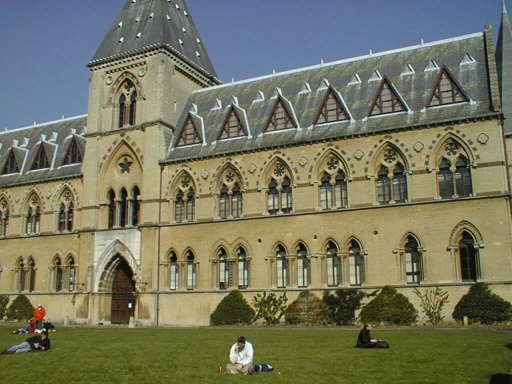
#> input picture Problem_Set_3/data/library1.jpg, 512 x 384 px
$ python main.py
#> lines starting #> are read from the running program, lines starting #| are printed output that depends on the picture
from PIL import Image
import numpy as np
import matplotlib.pyplot as plt
import scipy
import scipy.linalg
# [15 lines left out: function visualize_matches, not called in this run]

def normalize_points(pts):
    # Normalize points
    # 1. calculate mean and std
    # 2. build a transformation matrix
    # :return normalized_pts: normalized points
    # :return T: transformation matrix from original to normalized points
    print("using normalized points......")
    mean=np.mean(pts,axis=0)
    std=np.std(pts)
    scale=np.sqrt(2)/std
    tx,ty=-scale*mean[0], -scale*mean[1]
    T = np.array([
        [scale, 0, tx],
        [0, scale, ty],
        [0, 0, 1]
    ])
    N = pts.shape[0]
    pts_homo = np.hstack((pts, np.ones((N, 1))))
    normalized_homo = (T @ pts_homo.T).T
    normalized_pts = normalized_homo[:, :2]
    return normalized_pts, T

def fit_fundamental(matches):
    # Calculate fundamental matrix from ground truth matches
    # 1. (normalize points if necessary)
    # 2. (x2, y2, 1) * F * (x1, y1, 1)^T = 0 -> AX = 0
    # X = (f_11, f_12, ..., f_33)
    # build A(N x 9) from matches(N x 4) according to Eight-Point Algorithm
    # 3. use SVD (np.linalg.svd) to decomposite the matrix
    # 4. take the smallest eigen vector(9, ) as F(3 x 3)
    # 5. use SVD to decomposite F, set the smallest eigenvalue as 0, and recalculate F
    # 6. Report your fundamental matrix results

    # 归一化
    N=len(matches)
    A=np.zeros((N,9))
    points1=matches[:,:2]
    points2=matches[:,2:]
    norm_points1,T1=normalize_points(points1)
    norm_points2,T2=normalize_points(points2)
    for i in range(N):
        x1,y1=norm_points1[i]
        x2,y2=norm_points2[i]
        A[i]=[x2 * x1, x2 * y1, x2, y2 * x1, y2 * y1, y2, x1, y1, 1]
    _,_,V=np.linalg.svd(A)
    F = V[-1].reshape(3, 3)
    U,S,Vt = np.linalg.svd(F)
    S[2] = 0
    F_rank2 = U @ np.diag(S) @ Vt
    F = T2.T @ F_rank2 @ T1
    """
    # 不加normalization
    N=len(matches)
    A=np.zeros((N,9))
    points1=matches[:,:2]
    points2=matches[:,2:]
    for i in range(N):
        x1,y1=points1[i]
        x2,y2=points2[i]
        A[i]=[x2 * x1, x2 * y1, x2, y2 * x1, y2 * y1, y2, x1, y1, 1]
    _,_,V=scipy.linalg.svd(A)
    F = V[-1].reshape(3, 3)
    U,S,Vt = np.linalg.svd(F)
    S[2] = 0
    F_rank2 = U @ np.diag(S) @ Vt
    F=F_rank2
    """
    return F

def visualize_fundamental(matches, F, I1, I2):
    # Visualize the fundamental matrix in image 2
    N = len(matches)
    M = np.c_[matches[:,0:2], np.ones((N,1))].transpose()
    L1 = np.matmul(F, M).transpose() # transform points from
    # the first image to get epipolar lines in the second image

    # find points on epipolar lines L closest to matches(:,3:4)
    l = np.sqrt(L1[:,0]**2 + L1[:,1]**2)
    L = np.divide(L1, np.kron(np.ones((3,1)), l).transpose())   # rescale the line
    pt_line_dist = np.multiply(L, np.c_[matches[:, 2:4], np.ones((N, 1))]).sum(axis = 1)
    closest_pt = matches[:, 2:4] - np.multiply(L[:, 0:2],np.kron(np.ones((2, 1)), pt_line_dist).transpose())

    # find endpoints of segment on epipolar line (for display purposes)
    pt1 = closest_pt - np.c_[L[:,1], -L[:,0]] * 10    # offset from the closest point is 10 pixels
    pt2 = closest_pt + np.c_[L[:,1], -L[:,0]] * 10

    # display points and segments of corresponding epipolar lines
    fig, ax = plt.subplots()
    ax.set_aspect('equal')
    ax.imshow(np.array(I2).astype(np.uint8))
    ax.plot(matches[:, 2],matches[:, 3],  '+r')
    ax.plot([matches[:, 2], closest_pt[:, 0]],[matches[:, 3], closest_pt[:, 1]], 'r')
    ax.plot([pt1[:, 0], pt2[:, 0]],[pt1[:, 1], pt2[:, 1]], 'g')
    plt.show()

def evaluate_fundamental(matches, F):
    N = len(matches)
    points1, points2 = matches[:, :2], matches[:, 2:]
    points1_homogeneous = np.concatenate([points1, np.ones((N, 1))], axis=1)
    points2_homogeneous = np.concatenate([points2, np.ones((N, 1))], axis=1)
    product = np.dot(np.dot(points2_homogeneous, F), points1_homogeneous.T)
    diag = np.diag(product)
    residual = np.mean(diag ** 2)
    return residual

## Task 0: Load data and visualize
## load images and match files for the first example
## matches[:, :2] is a point in the first image
## matches[:, 2:] is a corresponding point in the second image

library_image1 = Image.open('data/library1.jpg')
#> library_image1 is the input picture: PIL image 512x384 RGB; mean R, G, B 116.2, 117.4, 94.6
library_image2 = Image.open('data/library2.jpg')
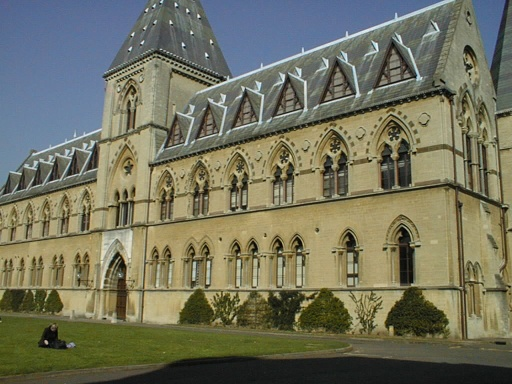
#> input picture Problem_Set_3/data/library2.jpg, 512 x 384 px
#> library_image2 is the input picture: PIL image 512x384 RGB; mean R, G, B 114.3, 114.3, 93.7
library_matches = np.loadtxt('data/library_matches.txt')

lab_image1 = Image.open('data/lab1.jpg')
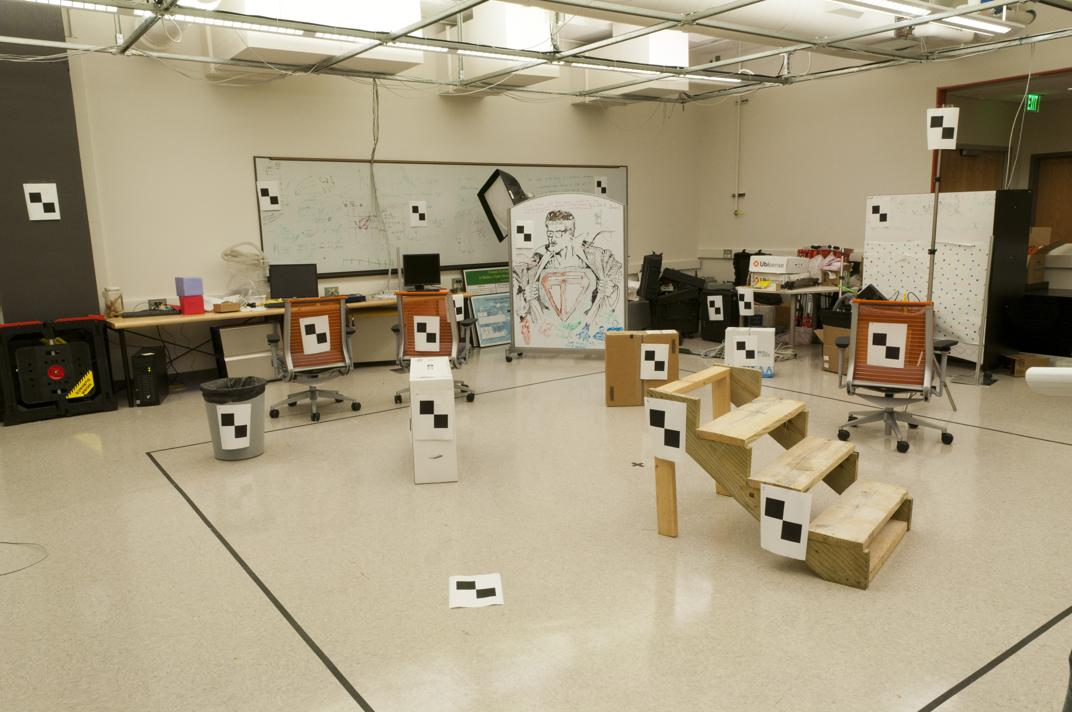
#> input picture Problem_Set_3/data/lab1.jpg, 1072 x 712 px
#> lab_image1 is the input picture: PIL image 1072x712 RGB; mean R, G, B 164.7, 153, 126.2
lab_image2 = Image.open('data/lab2.jpg')
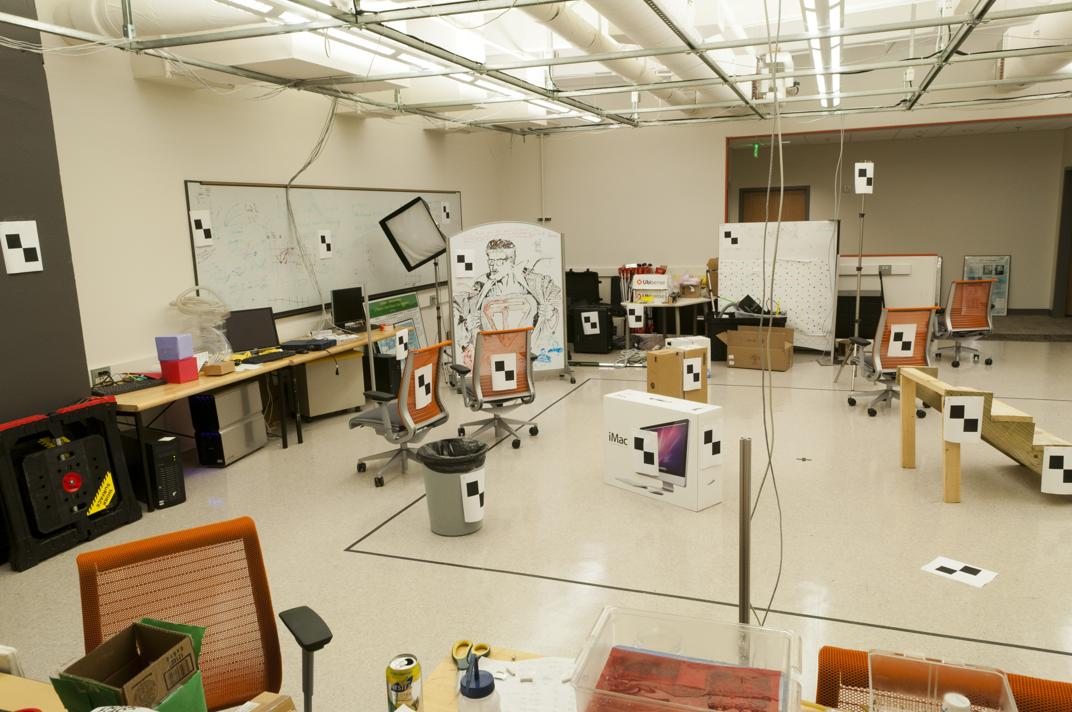
#> input picture Problem_Set_3/data/lab2.jpg, 1072 x 712 px
#> lab_image2 is the input picture: PIL image 1072x712 RGB; mean R, G, B 166.6, 152.9, 126
lab_matches = np.loadtxt('data/lab_matches.txt')

## Visualize matches
#visualize_matches(library_image1, library_image2, library_matches)
#visualize_matches(lab_image1, lab_image2, lab_matches)

## Task 1: Fundamental matrix
## display second image with epipolar lines reprojected from the first image

# first, fit fundamental matrix to the matches
# Report your 【fundamental matrices, visualization and evaluation results】

library_F = fit_fundamental(library_matches) # this is a function that you should write
print("Task 1, the fundamental matrix of library is:\n ",library_F)
visualize_fundamental(library_matches, library_F, library_image1, library_image2)
print("Task 1, the evaluation results of liabrary is: ",evaluate_fundamental(library_matches, library_F))
assert evaluate_fundamental(library_matches, library_F) < 0.5

lab_F = fit_fundamental(lab_matches) # this is a function that you should write
print("Task 1, the fundamental matrix of lab is:\n ",lab_F)
visualize_fundamental(lab_matches, lab_F, lab_image1, lab_image2)
print("Task 1, the evaluation results of lab is: ",evaluate_fundamental(lab_matches, lab_F))
assert evaluate_fundamental(lab_matches, lab_F) < 0.5

print("-------end of Task 1-------")

## Task 2: Camera Calibration

def calc_projection(points_2d, points_3d):
    # Calculate camera projection matrices
    # 1. Points_2d = P * Points_3d -> AX = 0
    # X = (p_11, p_12, ..., p_34) is flatten of P
    # build matrix A(2*N, 12) from points_2d
    # 2. SVD decomposite A
    # 3. take the eigen vector(12, ) of smallest eigen value
    # 4. return projection matrix(3, 4)
    # :param points_2d: 2D points N x 2
    # :param points_3d: 3D points N x 3
    # :return P: projection matrix
    N = len(points_2d)
    A=np.zeros((2*N,12))
    homo_2d=np.ones((N,3))
    homo_2d[:,0:2]=points_2d
    homo_3d=np.ones((N,4))
    homo_3d[:,0:3]=points_3d
    for i in range(N):
        x,y,_=homo_2d[i]
        X,Y,Z,_=homo_3d[i]
        A[2*i] = [X,Y,Z,1,0,0,0,0,-x*X,-x*Y,-x*Z,-x]
        A[2*i+1] = [0,0,0,0,X,Y,Z,1,-y*X,-y*Y,-y*Z,-y]
    U, S, Vt = np.linalg.svd(A)
    P_vector = Vt[-1, :]
    P=P_vector.reshape(3,4)
    return P

def rq_decomposition(P):
    # Use RQ decomposition to calcsulte K, R, T
    # 1. perform RQ decomposition on left-most 3x3 matrix of P(3 x 4) to get K, R
    # 2. calculate T by P = K[R|T]
    # 3. normalize to set K[2, 2] = 1
    # :param P: projection matrix
    # :return K, R, T: camera matrices
    _P=P[:,:3]
    K,R=scipy.linalg.rq(_P)
    T=np.linalg.inv(K) @P[:,3]
    K/=K[2,2]
    return K, R, T

def evaluate_points(P, points_2d, points_3d):
    # Visualize the actual 2D points and the projected 2D points calculated from
    # the projection matrix
    # You do not need to modify anything in this function, although you can if you
    # want to
    # :param P: projection matrix 3 x 4
    # :param points_2d: 2D points N x 2
    # :param points_3d: 3D points N x 3
    # :return points_3d_proj: project 3D points to 2D by P
    # :return residual: residual of points_3d_proj and points_2d

    N = len(points_3d)
    points_3d = np.hstack((points_3d, np.ones((N, 1))))
    points_3d_proj = np.dot(P, points_3d.T).T
    u = points_3d_proj[:, 0] / points_3d_proj[:, 2]
    v = points_3d_proj[:, 1] / points_3d_proj[:, 2]
    residual = np.sum(np.hypot(u-points_2d[:, 0], v-points_2d[:, 1]))
    points_3d_proj = np.hstack((u[:, np.newaxis], v[:, np.newaxis]))
    return points_3d_proj, residual

def triangulate_points(P1, P2, point1, point2):
    # Use linear least squares to triangulation 3d points
    # 1. Solve: point1 = P1 * point_3d
    #           point2 = P2 * point_3d
    # 2. use SVD decomposition to solve linear equations
    # :param P1, P2 (3 x 4): projection matrix of two cameras
    # :param point1, point2: points in two images
    # :return point_3d: 3D points calculated by triangulation
    x1,y1=point1
    x2,y2=point2
    A=np.zeros((4,4))
    A[0] = x1 * P1[2] - P1[0]
    A[1] = y1 * P1[2] - P1[1]
    A[2] = x2 * P2[2] - P2[0]
    A[3] = y2 * P2[2] - P2[1]
    _,_,Vt= np.linalg.svd(A)
    X_homo = Vt[-1]
    X_homo /= X_homo[3]
    point_3d = X_homo[:3]
    return point_3d


lab_points_3d = np.loadtxt('data/lab_3d.txt')

projection_matrix = dict()

for key, points_2d in zip(["lab_a", "lab_b"], [lab_matches[:, :2], lab_matches[:, 2:]]):
    print("image: ",key)
    P = calc_projection(points_2d, lab_points_3d)
    print("P:\n ",P)
    points_3d_proj, residual = evaluate_points(P, points_2d, lab_points_3d)
    print("corrdinates of projection points:\n ",points_3d_proj)
    distance = np.mean(np.linalg.norm(points_2d - points_3d_proj))
    # Check: residual should be < 20 and distance should be < 4
    print("Task 2, the residual is: ",residual)
    print("Task 2, the distance is: ",distance)
    assert residual < 20.0 and distance < 4.0
    projection_matrix[key] = P

print("-------end of task 2-------")

## Task 3
## Camera Centers
projection_library_a = np.loadtxt('data/library1_camera.txt')
projection_library_b = np.loadtxt('data/library2_camera.txt')
projection_matrix["library_a"] = projection_library_a
projection_matrix["library_b"] = projection_library_b

#print(projection_matrix)
for P in projection_matrix.values():
    # 【Paste your K, R, T results in your report】
    print("P",P)
    K, R, T = rq_decomposition(P)
    print("Task 3, result of K is :",K)
    print("Task 3, result of R is :",R)
    print("Task 3, result of T is :",T)
    print("---------------")

print("-------end of task 3-------")

## Task 4: Triangulation
lab_points_3d_estimated = []
for point_2d_a, point_2d_b, point_3d_gt in zip(lab_matches[:, :2], lab_matches[:, 2:], lab_points_3d):
    point_3d_estimated = triangulate_points(projection_matrix['lab_a'], projection_matrix['lab_b'], point_2d_a, point_2d_b)

    # Residual between ground truth and estimated 3D points
    residual_3d = np.sum(np.linalg.norm(point_3d_gt - point_3d_estimated))
    assert residual_3d < 0.1
    lab_points_3d_estimated.append(point_3d_estimated)

# Residual between re-projected and observed 2D points
lab_points_3d_estimated = np.stack(lab_points_3d_estimated)

print("Task 4, triangulated 3D points for the lab pair: ",lab_points_3d_estimated) # Sanity check
_, residual_a = evaluate_points(projection_matrix['lab_a'], lab_matches[:, :2], lab_points_3d_estimated)
_, residual_b = evaluate_points(projection_matrix['lab_b'], lab_matches[:, 2:], lab_points_3d_estimated)
print("Task 4, lab, residual_a: ",residual_a)
print("Task 4, lab, residual_b: ",residual_b)
assert residual_a < 20 and residual_b < 20

library_points_3d_estimated = []
for point_2d_a, point_2d_b in zip(library_matches[:, :2], library_matches[:, 2:]):
    point_3d_estimated = triangulate_points(projection_matrix['library_a'], projection_matrix['library_b'], point_2d_a, point_2d_b)
    library_points_3d_estimated.append(point_3d_estimated)
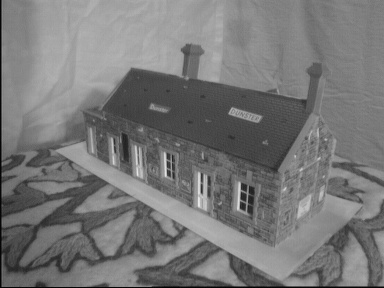
#> input picture Problem_Set_3/data/house1.jpg, 384 x 288 px
#> further down, house_image1 is the input picture: PIL image 384x288 RGB; min 0, max 232, mean 119.2
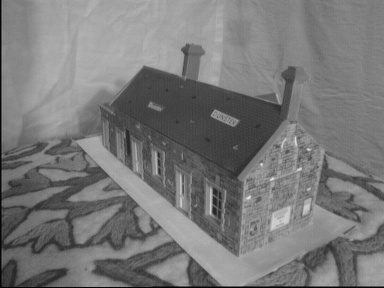
#> input picture Problem_Set_3/data/house2.jpg, 384 x 288 px
#> further down, house_image2 is the input picture: PIL image 384x288 RGB; min 0, max 229, mean 120.7

# Residual between re-projected and observed 2D points
library_points_3d_estimated = np.stack(library_points_3d_estimated)
_, residual_a = evaluate_points(projection_matrix['library_a'], library_matches[:, :2], library_points_3d_estimated)
_, residual_b = evaluate_points(projection_matrix['library_b'], library_matches[:, 2:], library_points_3d_estimated)
print("Task 4, library, residual_a: ",residual_a)
print("Task 4, library, residual_b: ",residual_b)
assert residual_a < 30 and residual_b < 30
print("-------end of task 4-------")

## Task 5: Fundamental matrix estimation without ground-truth matches
import cv2

def fit_fundamental_without_gt(image1, image2):
    # Calculate fundamental matrix without groundtruth matches
    # 1. convert the images to gray
    # 2. compute SIFT keypoints and descriptors
    # 3. match descriptors with Brute Force Matcher
    # 4. select good matches
    # 5. extract matched keypoints
    # 6. compute fundamental matrix with RANSAC
    # :param image1, image2: two-view images
    # :return fundamental_matrix
    # :return matches: selected matched keypoints
    if image1.shape[2]==3:
        gray1 = cv2.cvtColor(image1,cv2.COLOR_RGB2GRAY)
        gray2 = cv2.cvtColor(image2,cv2.COLOR_RGB2GRAY)
    else:
        gray1 = image1
        gray2 = image2

    sift = cv2.SIFT_create()
    kp1, des1 = sift.detectAndCompute(gray1, None)
#> kp1 = 585 keypoints; strongest (x, y, size): (202, 191, 2), (242, 206, 3.8), (243, 196, 3.9), (243, 187, 3.9)
    kp2, des2 = sift.detectAndCompute(gray2, None)
#> kp2 = 595 keypoints; strongest (x, y, size): (308, 149, 2.1), (300, 169, 2.2), (214, 211, 3.3), (210, 212, 2.2)

    bf = cv2.BFMatcher(cv2.NORM_L2, crossCheck=True)
    raw_matches = bf.match(des1, des2)
#> raw_matches = 301 matches

    raw_matches = sorted(raw_matches, key=lambda x: x.distance)

    pts1 = np.float32([kp1[m.queryIdx].pt for m in raw_matches])
#> pts1 = 301 pairs, first value 2.51 to 377.5, second value 44.68 to 285
    pts2 = np.float32([kp2[m.trainIdx].pt for m in raw_matches])
#> pts2 = 301 pairs, first value 2.42 to 376.4, second value 44.6 to 285.1

    _, inlier_mask = cv2.findFundamentalMat(pts1, pts2, cv2.FM_RANSAC)
#> inlier_mask = 301 values, max 1 at index 0, min 0 at index 7, mean 0.738
    inliers1 = pts1[inlier_mask.ravel() == 1]
#> inliers1 = 222 pairs, first value 3.68 to 377.5, second value 44.68 to 273.4
    inliers2 = pts2[inlier_mask.ravel() == 1]
#> inliers2 = 222 pairs, first value 5.64 to 375.7, second value 44.6 to 270.6
    matches = np.hstack((inliers1, inliers2))  #shape:(N,4)
#> matches = 222 rows, first 6: [238.1, 118.9, 217.5, 120.9], [293.9, 139.5, 262.9, 143.6], [17.46, 225.5, 15.1, 206.6], [136.4, 252.1, 105.9, 243.4], [198.1, 271.1, 152, 270.1], [48.75, 197.8, 51.81, 184]
    fundamental_matrix=fit_fundamental(matches)
#> in normalize_points (call 5), `pts_homo = np.hstack((pts, np.ones((N, 1))))`: pts_homo = 222 rows, first 8: [238.1, 118.9, 1], [293.9, 139.5, 1], [17.46, 225.5, 1], [136.4, 252.1, 1], [198.1, 271.1, 1], [48.75, 197.8, 1], [241, 230.9, 1], [168.9, 63.37, 1]
#> in normalize_points (call 5), `normalized_homo = (T @ pts_homo.T).T`: normalized_homo = 222 rows, first 8: [1.01, -1.38, 1], [1.94, -1.03, 1], [-2.67, 0.398, 1], [-0.687, 0.841, 1], [0.341, 1.16, 1], [-2.15, -0.0633, 1], [1.05, 0.488, 1], [-0.147, -2.3, 1]
#> in normalize_points (call 6), `pts_homo = np.hstack((pts, np.ones((N, 1))))`: pts_homo = 222 rows, first 8: [217.5, 120.9, 1], [262.9, 143.6, 1], [15.1, 206.6, 1], [105.9, 243.4, 1], [152, 270.1, 1], [51.81, 184, 1], [211.8, 235.9, 1], [170.8, 63.44, 1]
#> in normalize_points (call 6), `normalized_homo = (T @ pts_homo.T).T`: normalized_homo = 222 rows, first 8: [0.892, -1.35, 1], [1.67, -0.96, 1], [-2.57, 0.117, 1], [-1.01, 0.745, 1], [-0.227, 1.2, 1], [-1.94, -0.269, 1], [0.795, 0.617, 1], [0.0946, -2.33, 1]
#> fundamental_matrix = [[-6.27e-07, -1.13e-05, 0.00156], [1.83e-05, -3.48e-06, -0.0147], [-0.00157, 0.0141, -0.00752]]

    #输出内点的数量和平均残差
    residual = np.mean(inlier_mask.ravel() == 1)
#> residual = 0.738
    print(f"Number of inliers: {len(matches)}")
    print(f"Average residual: {residual}")
    #可视化：在两个图像中分别显示内点  {下面的绘制图像的代码（~394行）部分借助了大语言模型的帮助}
    fig, axes = plt.subplots(1, 2, figsize=(12, 6))
    plt.subplots_adjust(wspace=0, hspace=0)
    axes[0].imshow(image1)
    axes[0].scatter(inliers1[:, 0], inliers1[:, 1], color='red', marker='o', s=5)
    axes[0].set_title("Inliers in Image 1")
    axes[0].axis('off')
    axes[1].imshow(image2)
    axes[1].scatter(inliers2[:, 0], inliers2[:, 1], color='red', marker='o', s=5)
    axes[1].set_title("Inliers in Image 2")
    axes[1].axis('off')
    plt.show()
    #对应内点连线可视化，{运行时到这一步可能需要等待5-6s的时间}
    h1, w1 = image1.shape[:2]
#> h1 = 288; w1 = 384
    h2, w2 = image2.shape[:2]
#> h2 = 288; w2 = 384
    height = max(h1, h2)
#> height = 288
    combined_image = np.zeros((height, w1 + w2, 3), dtype=np.uint8)
    combined_image[:h1, :w1] = image1
    combined_image[:h2, w1:] = image2
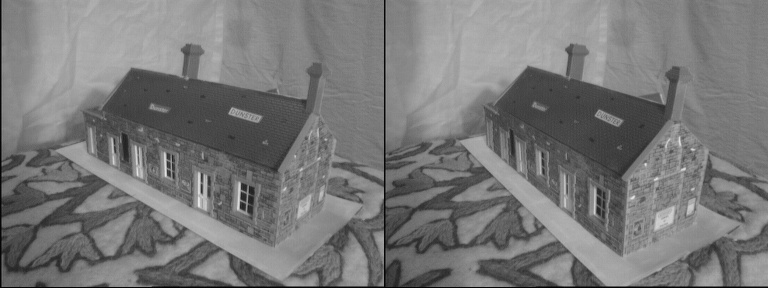
#> combined_image: shape (288, 768, 3); min 0, max 232, mean 120
    fig, ax = plt.subplots(figsize=(12, 6))
    ax.imshow(combined_image)
    for pt1, pt2 in zip(inliers1, inliers2):
        color = np.random.rand(3,)
        x1, y1 = pt1
        x2, y2 = pt2
        ax.plot([x1, x2 + w1], [y1, y2], color=color, linewidth=1)
        ax.scatter(x1, y1, color=color, s=5)
        ax.scatter(x2 + w1, y2, color=color, s=5)
#> this loop made 222 passes
#> (color, x1, y1, x2, y2) on passes 1 to 3: ([0.549, 0.715, 0.603], 238.1, 118.9, 217.5, 120.9), ([0.545, 0.424, 0.646], 293.9, 139.5, 262.9, 143.6), ([0.438, 0.892, 0.964], 17.46, 225.5, 15.1, 206.6)
    ax.set_title("Inlier Matches")
    ax.axis('off')
    plt.tight_layout()
    plt.show()

    return fundamental_matrix, matches

print("House pair result:")
house_image1 = Image.open('data/house1.jpg')
house_image2 = Image.open('data/house2.jpg')
house_F, house_matches = fit_fundamental_without_gt(np.array(house_image1), np.array(house_image2))
#> house_F has the same summary as fundamental_matrix in fit_fundamental_without_gt; house_matches has the same summary as matches in fit_fundamental_without_gt
visualize_fundamental(house_matches, house_F, house_image1, house_image2)
#> in visualize_fundamental (call 3), `N = len(matches)`: N = 222
#> in visualize_fundamental (call 3), `L1 = np.matmul(F, M).transpose()`: L1 = 222 rows, first 8: [5.86e-05, -0.0107, 1.29], [-0.00021, -0.00977, 1.49], [-0.00101, -0.0151, 3.13], [-0.00139, -0.013, 3.32], [-0.00164, -0.012, 3.49], [-0.000718, -0.0145, 2.7], [-0.00121, -0.0111, 2.86], [0.000733, -0.0118, 0.618]
#> in visualize_fundamental (call 3), `l = np.sqrt(L1[:,0]**2 + L1[:,1]**2)`: l = 222 values, max 0.0154 at index 194, min 0.00857 at index 219, mean 0.0122
#> in visualize_fundamental (call 3), `L = np.divide(L1, np.kron(np.ones((3,1)), l).transpose())`: L = 222 rows, first 8: [0.00547, -1, 120.4], [-0.0215, -1, 152.7], [-0.0668, -0.998, 206.7], [-0.106, -0.994, 253.2], [-0.136, -0.991, 288.7], [-0.0496, -0.999, 186.3], [-0.109, -0.994, 257], [0.062, -0.998, 52.34]
#> in visualize_fundamental (call 3), `pt_line_dist = np.multiply(L, np.c_[matches[:, 2:4], np.ones((N, 1))])..`: pt_line_dist = 222 values, max 3.52 at index 1, min -3.21 at index 117, mean -0.219
#> in visualize_fundamental (call 3), `closest_pt = matches[:, 2:4] - np.multiply(L[:, 0:2],np.kron(np.ones((..`: closest_pt = 222 pairs, first value 5.59 to 375.5, second value 44.04 to 270.7
#> in visualize_fundamental (call 3), `pt1 = closest_pt - np.c_[L[:,1], -L[:,0]] * 10`: pt1 = 222 pairs, first value 15.58 to 385.5, second value 44.85 to 269.4
#> in visualize_fundamental (call 3), `pt2 = closest_pt + np.c_[L[:,1], -L[:,0]] * 10`: pt2 = 222 pairs, first value -4.39 to 365.6, second value 43.22 to 272.1
#> in visualize_fundamental (call 3), `plt.show()`:
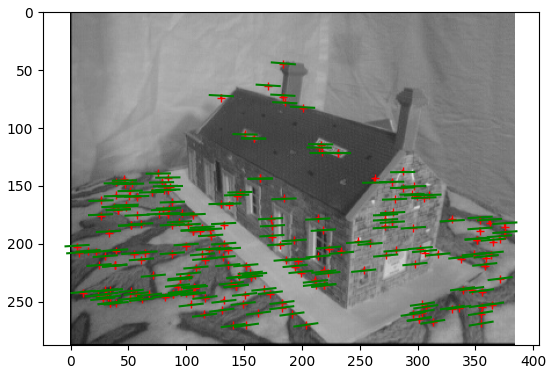
#> figure drawn by matplotlib, 1 panel

print("Gaudi pair result:")
#> (the run stopped early here; a loop or call above may not have finished)
